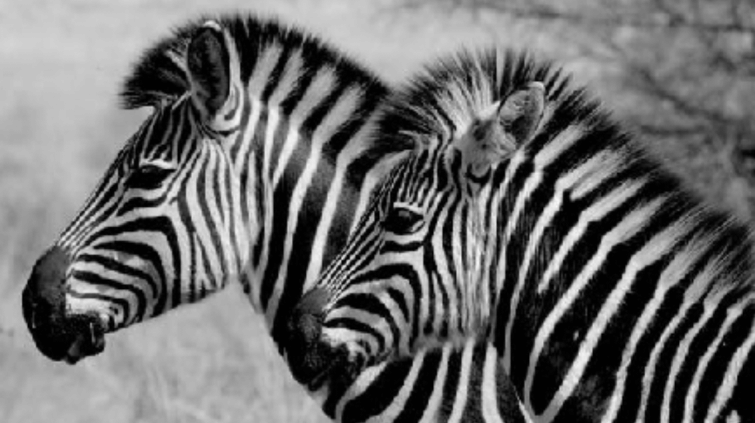
#> input picture DTUImageAnalysis-main/real-exam/02502_exam_spring_2024_data/zebra/Zebra.png, 755 x 423 px, found by its file name
$ python exercise-3.py
#> lines starting #> are read from the running program, lines starting #| are printed output that depends on the picture; pictures that were not available may be replaced by others from this repository, and a replacement may not be noted
# Student number: s214968
from skimage import color, io
import matplotlib.pyplot as plt
import numpy as np
import pydicom as dicom
from skimage.morphology import erosion, dilation, binary_erosion, binary_dilation
from skimage.morphology import disk
from skimage.morphology import square
from skimage.filters import prewitt
from skimage.filters import median
from skimage.util import img_as_float
from skimage import segmentation
from skimage import measure
import math
from scipy.stats import norm
from scipy.optimize import fsolve
import pandas as pd
from skimage.transform import rescale, resize
from skimage import color, data, io, morphology, measure, segmentation, img_as_ubyte, filters
from skimage.filters import threshold_otsu
from skimage.filters import gaussian
from skimage.color import label2rgb
from scipy.spatial import distance
from skimage.transform import rotate
from skimage.transform import EuclideanTransform
from skimage.transform import SimilarityTransform
from skimage.transform import warp
from skimage.transform import swirl
from skimage.transform import matrix_transform
import glob
from sklearn.decomposition import PCA
import random
import numpy as np
import matplotlib.pyplot as plt

# Load the original grayscale image and the binary masks
zebra_image = io.imread('/Users/thomasschioler/Documents/DTU/Semester 6/Image Analysis/real-exam/02502_exam_spring_2024_data/zebra/Zebra.png')
#> zebra_image is the input picture: shape (423, 755, 3); min 1, max 247, mean 108.7
white_mask = io.imread('/Users/thomasschioler/Documents/DTU/Semester 6/Image Analysis/real-exam/02502_exam_spring_2024_data/zebra/Zebra_whiteStripes.png')
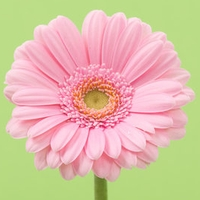
#> input picture DTUImageAnalysis-main/real-exam/02502_exam_spring_2024_data/flowers/flower01.jpg, 200 x 200 px, given in place of Zebra_whiteStripes.png, which was not available
#> white_mask is the input picture: shape (200, 200, 3); mean R, G, B 218.4, 191.4, 165.5
black_mask = io.imread('/Users/thomasschioler/Documents/DTU/Semester 6/Image Analysis/real-exam/02502_exam_spring_2024_data/zebra/Zebra_blackStripes.png')
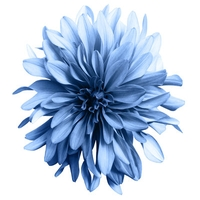
#> input picture DTUImageAnalysis-main/real-exam/02502_exam_spring_2024_data/flowers/flower02.jpg, 200 x 200 px, given in place of Zebra_blackStripes.png, which was not available
#> black_mask is the input picture: shape (200, 200, 3); mean R, G, B 182.8, 200, 222.7
mask = io.imread('/Users/thomasschioler/Documents/DTU/Semester 6/Image Analysis/real-exam/02502_exam_spring_2024_data/zebra/Zebra_MASK.png')
# Ensure the masks are binary
white_mask = white_mask > 0
#> white_mask: shape (200, 200, 3) bool; every value is 1
black_mask = black_mask > 0
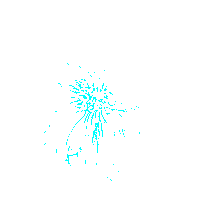
#> black_mask: shape (200, 200, 3) bool; mean R, G, B 0.985, 1, 1

# Extract pixel values for white and black stripes using the masks
#> (the run stopped early here; a loop or call above may not have finished)
